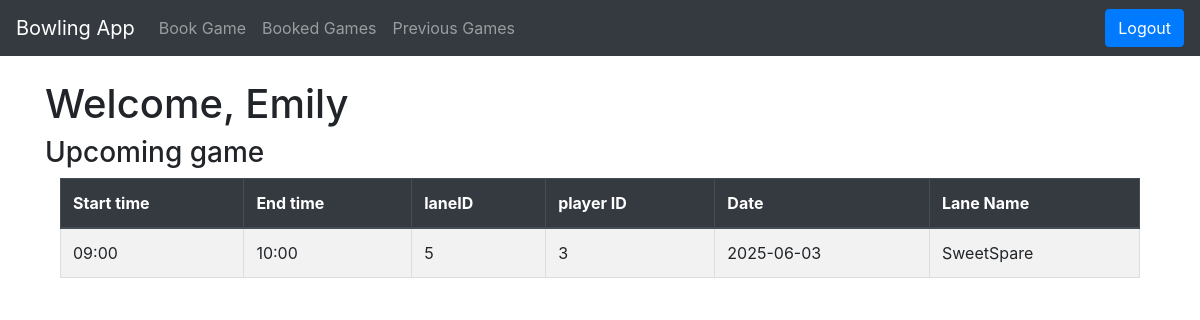
The app's page /logged_in (signed in) with its own data.
### tables this page shows
CREATE TABLE Bookings (bookingId INTEGER PRIMARY KEY AUTOINCREMENT, startTime time, endTime time, laneID INTEGER REFERENCES BowlingLanes (laneID), playerID INTEGER REFERENCES Players (playerID), date date);

CREATE TABLE BowlingLanes (laneID INTEGER PRIMARY KEY, laneName varchar);

### app.py (the view)
@app.route("/logged_in")
def show_logged_in():
    return render_template("logged_in.html", player=session["Fname"], next_game=get_next_game(session["player_id"]))

### app.py (called while the page is built)
def get_next_game(playerID):
    return query_db("SELECT * FROM bookings INNER JOIN bowlingLanes ON bookings.laneID = bowlingLanes.laneID WHERE playerID = ? AND date >= DATE('now') ORDER BY date, startTime LIMIT 1", [playerID])

### test.py (called while the page is built)
def get_db():
    db = getattr(g, '_database', None)
    if db is None:
        db = g._database = sqlite3.connect(DATABASE)
        db.row_factory = sqlite3.Row
    return db

def query_db(query, args=(), one=False, commit=False):
    try:
        if commit:
            db = get_db()
            cur = db.execute(query, args)
            db.commit()
            cur.close()
            return None
        else:
            cur = get_db().execute(query, args)
            rv = cur.fetchall()
            cur.close()
            return (rv[0] if rv else None) if one else rv
    except sqlite3.Error as e:
        print("SQLite error:", e)
        return e

### template/logged_in.html (shortened to what this page needs)
<!DOCTYPE html>
<html lang="en">
<head>
</head>
<body>
    <link rel="stylesheet" href="https://stackpath.bootstrapcdn.com/bootstrap/4.5.2/css/bootstrap.min.css">
</head>
<body>
    <nav class="navbar navbar-expand-lg navbar-dark bg-dark">
        <a class="navbar-brand" href="#">Bowling App</a>
        <div class="collapse navbar-collapse" id="navbarNav">
            <ul class="navbar-nav">
                <li class="nav-item">
                    <a class="nav-link" href="/book_game">Book Game</a>
                </li>
                <li class="nav-item">
                    <a class="nav-link" href="/booked_games">Booked Games</a>
                </li>
                <li class="nav-item">
                    <a class="nav-link" href="/previous_games">Previous Games</a>
                </li>
            </ul>
        </div>
        <form action="/logout" method="POST" class="ml-auto">
            <button type="submit" class="btn btn-primary">Logout</button>
        </form>
    </nav>
    <div class="container mt-4">
        <h1>Welcome, {{ player }}</h1>
        <h3>Upcoming game</h3>
        <div class="container">
            <table class="table table-striped">
                <thead class="thead-dark">
                <tr>
                    <th>Start time</th>
                    <th>End time</th>
                    <th>laneID</th>
                    <th>player ID</th>
                    <th>Date</th>
                    <th>Lane Name</th>
                </tr>
            </thead>
            <tbody>
                {% for booking in next_game %}
                <tr>
                    <td>{{ booking['startTime'] }}</td>
                    <td>{{ booking['endTime'] }}</td>
                    <td>{{ booking['laneID'] }}</td>
                    <td>{{ booking['playerID'] }}</td>
                    <td>{{ booking['date'] }}</td>
                    <td>{{ booking['laneName'] }}</td>
                </tr>
                {% endfor %}
            </tbody>
        </table>
    </div>
</div>
</body>
</html>

### template/logged_in.html (style rules this page uses)
table { width: 100%; border-collapse: collapse; }
th, td { border: 1px solid #ddd; padding: 8px; text-align: left; }
th { background-color: #f2f2f2; }

### records on screen
Bookings: startTime "09:00", endTime "10:00", laneID "5", playerID "3", date "2025-06-03", laneName "SweetSpare"

### other values on screen
{{ player }} "Emily"
